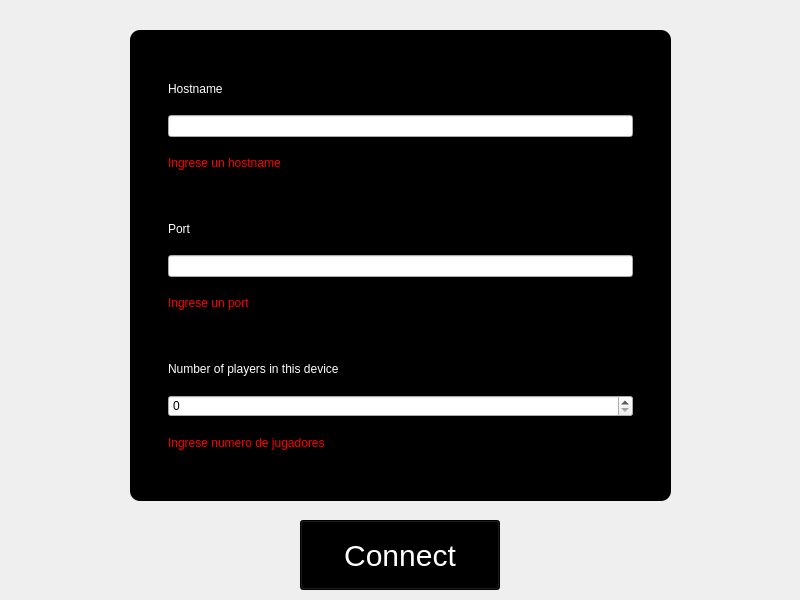
<?xml version="1.0" encoding="UTF-8"?>
<ui version="4.0">
 <class>Form</class>
 <widget class="QWidget" name="Form">
  <property name="geometry">
   <rect>
    <x>0</x>
    <y>0</y>
    <width>800</width>
    <height>600</height>
   </rect>
  </property>
  <property name="windowTitle">
   <string>Form</string>
  </property>
  <property name="styleSheet">
   <string notr="true"/>
  </property>
  <widget class="QStackedWidget" name="stackedWidgetForm">
   <property name="geometry">
    <rect>
     <x>0</x>
     <y>0</y>
     <width>800</width>
     <height>600</height>
    </rect>
   </property>
   <property name="styleSheet">
    <string notr="true"/>
   </property>
   <property name="currentIndex">
    <number>0</number>
   </property>
   <widget class="QWidget" name="pageForm">
    <property name="styleSheet">
     <string notr="true">#pageForm {
background-image: url(:/images/background-form-ok.png)
}</string>
    </property>
    <widget class="QFrame" name="ContainerForm">
     <property name="geometry">
      <rect>
       <x>130</x>
       <y>30</y>
       <width>541</width>
       <height>471</height>
      </rect>
     </property>
     <property name="styleSheet">
      <string notr="true">#ContainerForm {
	background-color: black;
	padding: 20px;
	border-radius: 10px;
}</string>
     </property>
     <layout class="QVBoxLayout" name="verticalLayout">
      <property name="spacing">
       <number>7</number>
      </property>
      <item>
       <widget class="QFrame" name="ContainerForm_2">
        <property name="styleSheet">
         <string notr="true">#ContainerForm_2 {
	background-color: black;
}</string>
        </property>
        <layout class="QVBoxLayout" name="verticalLayout_3">
         <item>
          <widget class="QLabel" name="labelHostname_2">
          <property name="styleSheet">
                <string notr="true">#labelHostname_2 {
                color: white;
                }</string>
           </property>
           <property name="text">
            <string>Hostname</string>
           </property>
          </widget>
         </item>
         <item>
          <widget class="QLineEdit" name="inputHostname"/>
         </item>
         <item>
          <widget class="QLabel" name="labelErrorHostname">
           <property name="styleSheet">
            <string notr="true">#labelErrorHostname {
	color: red;
}</string>
           </property>
           <property name="text">
            <string>Ingrese un hostname</string>
           </property>
          </widget>
         </item>
        </layout>
       </widget>
      </item>
      <item>
       <widget class="QFrame" name="ContainerForm_3">
        <property name="styleSheet">
         <string notr="true">#ContainerForm_3 {
	background-color: black;
}</string>
        </property>
        <layout class="QVBoxLayout" name="verticalLayout_4">
         <item>
          <widget class="QLabel" name="labelPort">
          <property name="styleSheet">
                <string notr="true">#labelPort {
                color: white;
                }</string>
           </property>
           <property name="text">
            <string>Port</string>
           </property>
          </widget>
         </item>
         <item>
          <widget class="QLineEdit" name="inputPort"/>
         </item>
         <item>
          <widget class="QLabel" name="labelErrorPort">
           <property name="styleSheet">
            <string notr="true">#labelErrorPort {
	color: red;
}</string>
           </property>
           <property name="text">
            <string>Ingrese un port</string>
           </property>
          </widget>
         </item>
        </layout>
       </widget>
      </item>
      <item>
       <widget class="QFrame" name="ContainerForm_4">
        <property name="styleSheet">
         <string notr="true">#ContainerForm_4 {
	background-color: black;
}</string>
        </property>
        <layout class="QVBoxLayout" name="verticalLayout_5">
         <item>
          <widget class="QLabel" name="labelNumberPlayers">
          <property name="styleSheet">
                <string notr="true">#labelNumberPlayers {
                color: white;
                }</string>
           </property>
           <property name="text">
            <string>Number of players in this device</string>
           </property>
          </widget>
         </item>
         <item>
          <widget class="QSpinBox" name="spinNumberPlayers"/>
         </item>
         <item>
          <widget class="QLabel" name="labelErrorNumberPlayers">
           <property name="styleSheet">
            <string notr="true">#labelErrorNumberPlayers {
	color: red;
}</string>
           </property>
           <property name="text">
            <string>Ingrese numero de jugadores</string>
           </property>
          </widget>
         </item>
        </layout>
       </widget>
      </item>
     </layout>
    </widget>
    <widget class="QPushButton" name="buttonContinue">
     <property name="geometry">
      <rect>
       <x>300</x>
       <y>520</y>
       <width>200</width>
       <height>70</height>
      </rect>
     </property>
     <property name="styleSheet">
      <string notr="true">#buttonContinue {
	background-color: black;
	font-size: 30px;
    color: white;
}</string>
     </property>
     <property name="text">
      <string>Connect</string>
     </property>
    </widget>
   </widget>
  </widget>
 </widget>
 <resources/>
 <connections/>
</ui>
